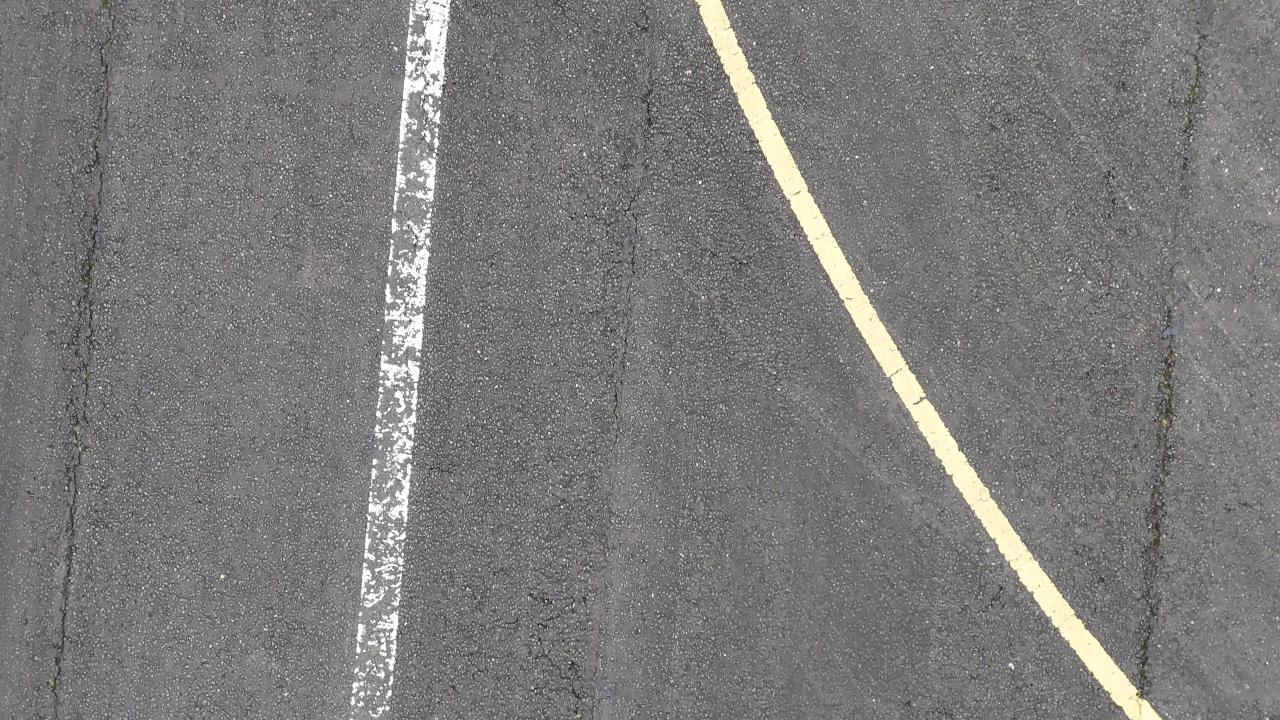
#> input picture frames/frame_000004.jpg, 3840 x 2160 px, found by its file name (shown at 1/3 size)
$ python paper_figures.py
#> lines starting #> are read from the running program, lines starting #| are printed output that depends on the picture; after the words box and inside, x2 and y2 are one past the last pixel; in counts of white or black regions, pixels touching at a corner belong together
### src/marking_detect.py
#!/usr/bin/env python3
"""Line-based painted-marking detector.

Colour alone confuses sunlit grass with faded paint. This isolates markings by
what actually makes them markings: they sit on the grey asphalt, they are
brighter than the asphalt around them, and they form long thin lines rather
than blobs. Run directly to write a quick visual check to /tmp.
"""

import cv2
import numpy as np


def detect_markings(im):
    hsv = cv2.cvtColor(im, cv2.COLOR_BGR2HSV)

    # bright paint: white (low saturation AND much brighter than grey asphalt)
    # OR warm yellow (saturated hue, which grey asphalt never is)
    white = cv2.inRange(hsv, (0, 0, 195), (180, 48, 255))
    yellow = cv2.inRange(hsv, (12, 22, 120), (45, 255, 255))
    paint = cv2.bitwise_or(white, yellow)

    # Dried grass and faded cream paint share almost the same hue, so a plain
    # colour subtraction would also erase the paint. Instead exclude only the
    # large green REGIONS (the verge) — grass is a broad blob, paint is a thin
    # line on asphalt away from it.
    green = cv2.inRange(hsv, (26, 18, 25), (95, 255, 255))
    n, lab, stats, _ = cv2.connectedComponentsWithStats(green, 8)
    verge = np.zeros_like(green)
    for i in range(1, n):
        if stats[i, cv2.CC_STAT_AREA] > 15000:
            verge[lab == i] = 255
    verge = cv2.dilate(verge, np.ones((21, 21), np.uint8))
    paint = cv2.bitwise_and(paint, cv2.bitwise_not(verge))

    paint = cv2.morphologyEx(paint, cv2.MORPH_OPEN, np.ones((3, 3), np.uint8))
    # bridge dash gaps so a broken line reads as one component
    paint = cv2.morphologyEx(paint, cv2.MORPH_CLOSE, np.ones((13, 13), np.uint8))

    # markings are long, elongated lines; grooves are hairline-thin and grass is
    # blobby — keep long, elongated, non-hairline components
    out = np.zeros_like(paint)
    cnts, _ = cv2.findContours(paint, cv2.RETR_EXTERNAL, cv2.CHAIN_APPROX_SIMPLE)
    for c in cnts:
        if cv2.contourArea(c) < 90:
            continue
        (w, h) = cv2.minAreaRect(c)[1]
        lo, hi = min(w, h), max(w, h)
        if lo < 1:
            continue
        if hi / lo >= 2.5 and hi >= 50 and lo >= 5:
            cv2.drawContours(out, [c], -1, 1, -1)

    # the bright concrete shoulder and verge hug the image margin; markings of
    # interest sit on the runway interior, so ignore a thin border
    H, W = out.shape
    bx, by = int(0.05 * W), int(0.03 * H)
    out[:by] = 0; out[-by:] = 0; out[:, :bx] = 0; out[:, -bx:] = 0
    return out > 0


# [20 lines left out: function _test, not called in this run]


# [2 lines that do not run on import are left out]

### src/paper_figures.py
#!/usr/bin/env python3
"""Figures for the runway-screening paper: three detection examples + the
system architecture. Outputs PNGs under reports/paper_figures/."""

from pathlib import Path

import cv2
import numpy as np
import matplotlib
matplotlib.use("Agg")
import matplotlib.pyplot as plt
from matplotlib.patches import FancyBboxPatch, FancyArrowPatch

OUT = Path("reports/paper_figures")
OUT.mkdir(parents=True, exist_ok=True)
INK = "#1f2a33"

GREEN = ((40, 30, 25), (95, 255, 255))
WHITE = ((0, 0, 225), (180, 28, 255))
YELLOW = ((18, 60, 120), (38, 255, 255))


def hsv_mask(im, lo, hi):
    m = cv2.inRange(cv2.cvtColor(im, cv2.COLOR_BGR2HSV), lo, hi)
    return cv2.morphologyEx(m, cv2.MORPH_OPEN, np.ones((5, 5), np.uint8)) > 0


def panel(im, w=720):
    h = int(im.shape[0] * w / im.shape[1])
    im = cv2.resize(im, (w, h))
    bar = np.full((30, w, 3), 28, np.uint8)
    return np.vstack([bar, im]), bar  # caption bar is the top strip


def label(tile, text):
    cv2.putText(tile, text, (10, 21), cv2.FONT_HERSHEY_SIMPLEX, 0.6,
                (255, 255, 255), 1, cv2.LINE_AA)
    return tile


def side_by_side(left, right, name):
    h = max(left.shape[0], right.shape[0])
    def pad(t):
        return cv2.copyMakeBorder(t, 0, h - t.shape[0], 0, 0,
                                  cv2.BORDER_CONSTANT, value=(255, 255, 255))
    gap = np.full((h, 8, 3), 255, np.uint8)
    cv2.imwrite(str(OUT / name), np.hstack([pad(left), gap, pad(right)]),
                [cv2.IMWRITE_JPEG_QUALITY, 92])


def crack_figure():
    src = cv2.imread("frames/frame_000004.jpg")
#> src is the input picture: shape (2160, 3840, 3); mean B, G, R 122.7, 123.3, 124.7
    ov = cv2.imread("reports/runway_defects_full/overlays/frame_000004.jpg")
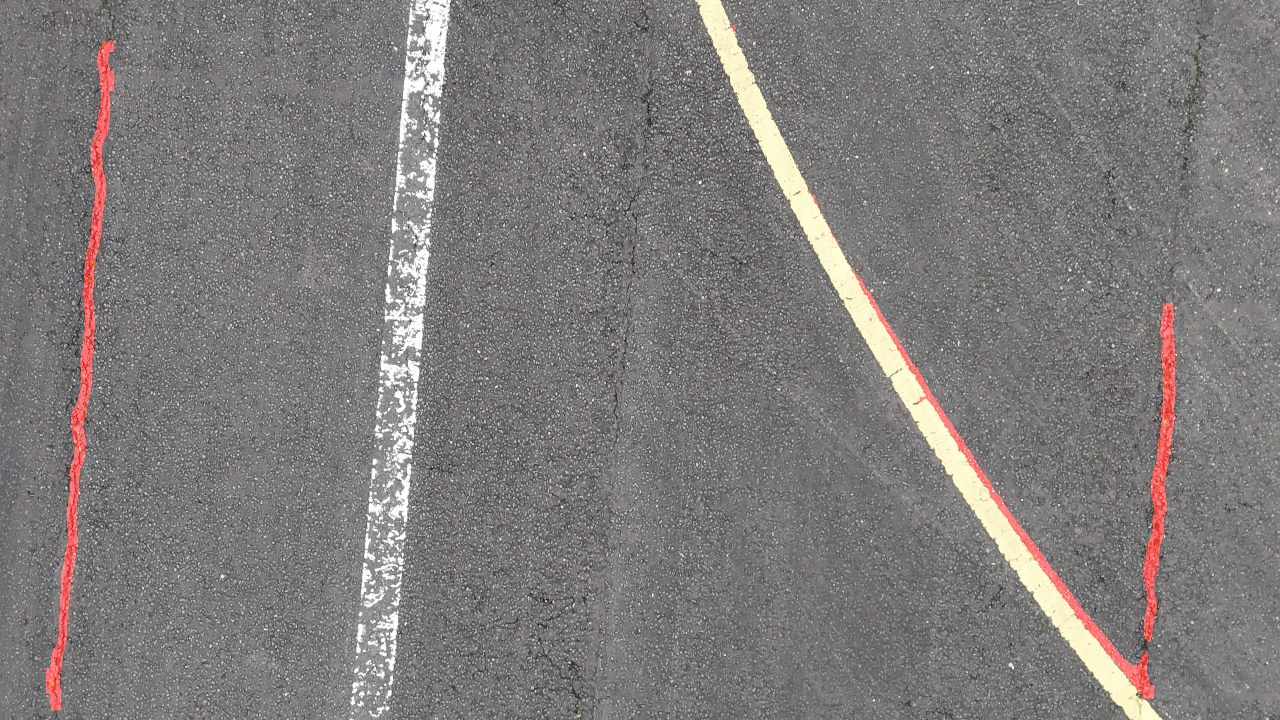
#> input picture reports/runway_defects_full/overlays/frame_000004.jpg, 3840 x 2160 px, found by its file name (shown at 1/3 size)
#> ov is the input picture: shape (2160, 3840, 3); mean B, G, R 122.6, 123.3, 127.1
    a, _ = panel(src); a = label(a, "(a) source frame")
    b, _ = panel(ov);  b = label(b, "(b) crack segmentation (red = crack)")
    side_by_side(a, b, "fig_crack.png")


def vegetation_figure():
    src = cv2.imread("frames/frame_000189.jpg")
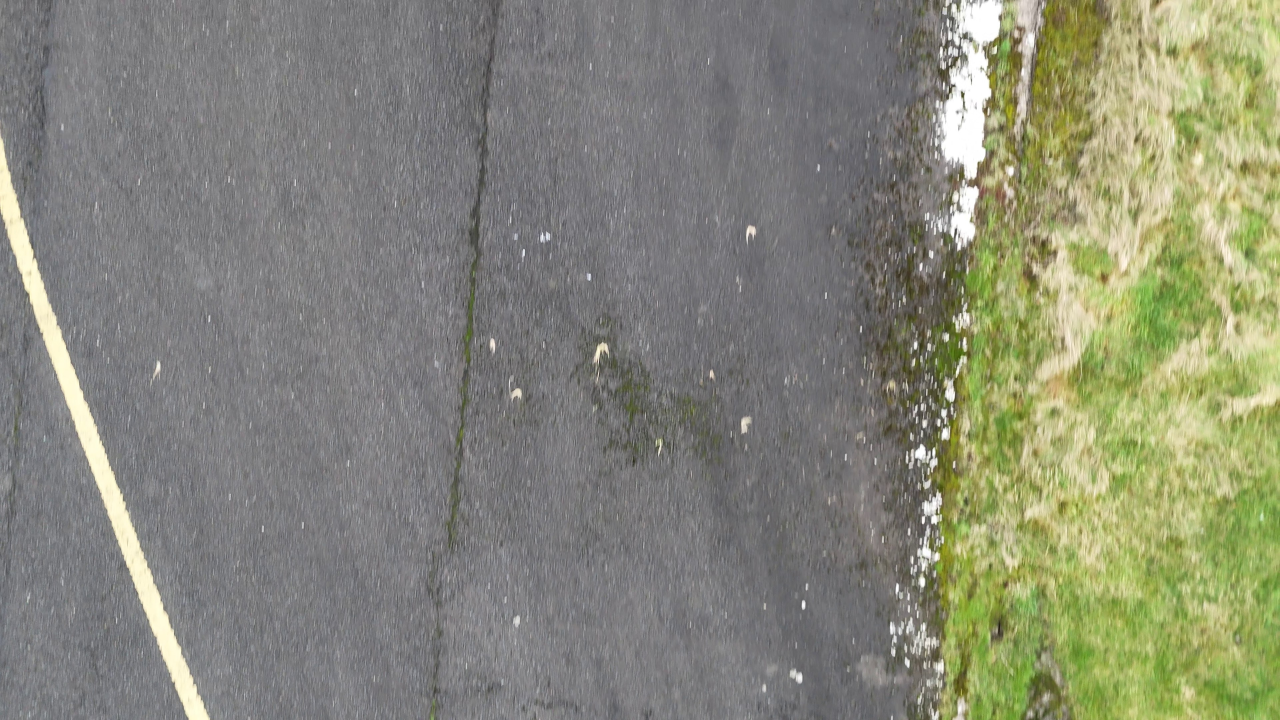
#> input picture frames/frame_000189.jpg, 3840 x 2160 px, found by its file name (shown at 1/3 size)
#> src is the input picture: shape (2160, 3840, 3); mean B, G, R 120, 136, 134.9
    m = hsv_mask(src, *GREEN)
#> in hsv_mask, `m = cv2.inRange(cv2.cvtColor(im, cv2.COLOR_BGR2HSV), lo, hi)`: m: shape (2160, 3840); 2% white; 419 white regions (230 under 20 px), largest, box (x1, y1, x2, y2) and area: (3376, 822, 3604, 1128) 27913, (2910, 1892, 3126, 2160) 23283, (3612, 1992, 3840, 2160) 18819
#> in hsv_mask, `return cv2.morphologyEx(m, cv2.MORPH_OPEN, np.ones((5, 5), np.uint8)) ..`: returned value: shape (2160, 3840) bool; 1.9% white; 161 white regions, largest, box (x1, y1, x2, y2) and area: (3377, 823, 3602, 1128) 27612, (2911, 1895, 3119, 2160) 20993, (3613, 1996, 3840, 2160) 18581
    ov = src.copy(); ov[m] = (0, 230, 0)
    ov = cv2.addWeighted(src, 0.45, ov, 0.55, 0)
    a, _ = panel(src); a = label(a, "(a) source frame")
    b, _ = panel(ov);  b = label(b, "(b) vegetation (green = grass in joints)")
    side_by_side(a, b, "fig_vegetation.png")


def marking_figure():
    from marking_detect import detect_markings
    src = cv2.imread("frames/frame_000188.jpg")
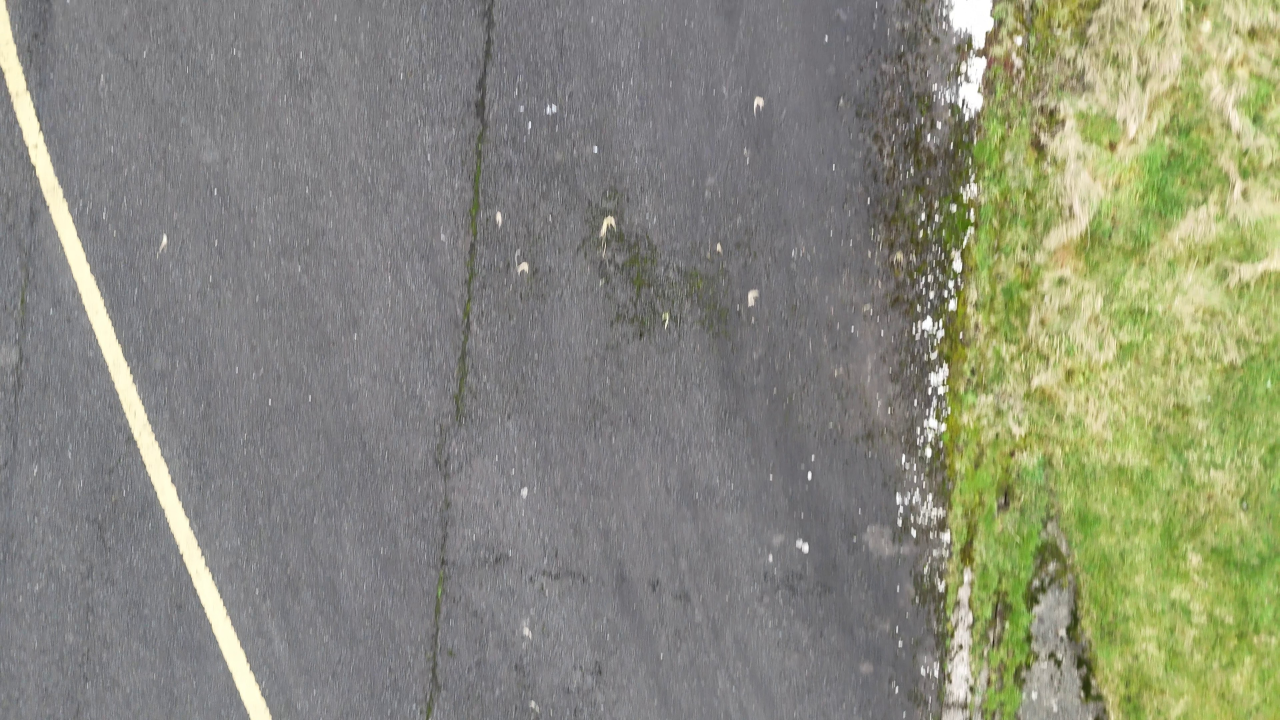
#> input picture frames/frame_000188.jpg, 3840 x 2160 px, found by its file name (shown at 1/3 size)
#> src is the input picture: shape (2160, 3840, 3); mean B, G, R 122.6, 138.9, 137.3
    m = detect_markings(src)
#> in detect_markings, `hsv = cv2.cvtColor(im, cv2.COLOR_BGR2HSV)`: hsv: shape (2160, 3840, 3); mean H, S, V 88.1, 33.3, 141.7
#> in detect_markings, `white = cv2.inRange(hsv, (0, 0, 195), (180, 48, 255))`: white: shape (2160, 3840); 3% white; 842 white regions (429 under 20 px), largest, box (x1, y1, x2, y2) and area: (0, 0, 815, 2160) 124798, (2845, 1705, 2922, 2109) 14795, (2847, 0, 2982, 152) 13739
#> in detect_markings, `yellow = cv2.inRange(hsv, (12, 22, 120), (45, 255, 255))`: yellow: shape (2160, 3840); 26.1% white; 1487 white regions (1129 under 20 px), largest, box (x1, y1, x2, y2) and area: (2754, 0, 3840, 2160) 1974493, (0, 0, 816, 2160) 138298, (2847, 610, 2891, 835) 2413
#> in detect_markings, `paint = cv2.bitwise_or(white, yellow)`: paint: shape (2160, 3840); 27% white; 1616 white regions (1139 under 20 px), largest, box (x1, y1, x2, y2) and area: (2748, 0, 3840, 2160) 2025843, (0, 0, 816, 2160) 138453, (2847, 610, 2891, 835) 3808
#> in detect_markings, `green = cv2.inRange(hsv, (26, 18, 25), (95, 255, 255))`: green: shape (2160, 3840); 25.5% white; 1232 white regions (916 under 20 px), largest, box (x1, y1, x2, y2) and area: (2672, 0, 3840, 2160) 1927675, (460, 1398, 808, 2160) 36614, (164, 562, 396, 1228) 26046
#> in detect_markings, `n, lab, stats, _ = cv2.connectedComponentsWithStats(green, 8)`:
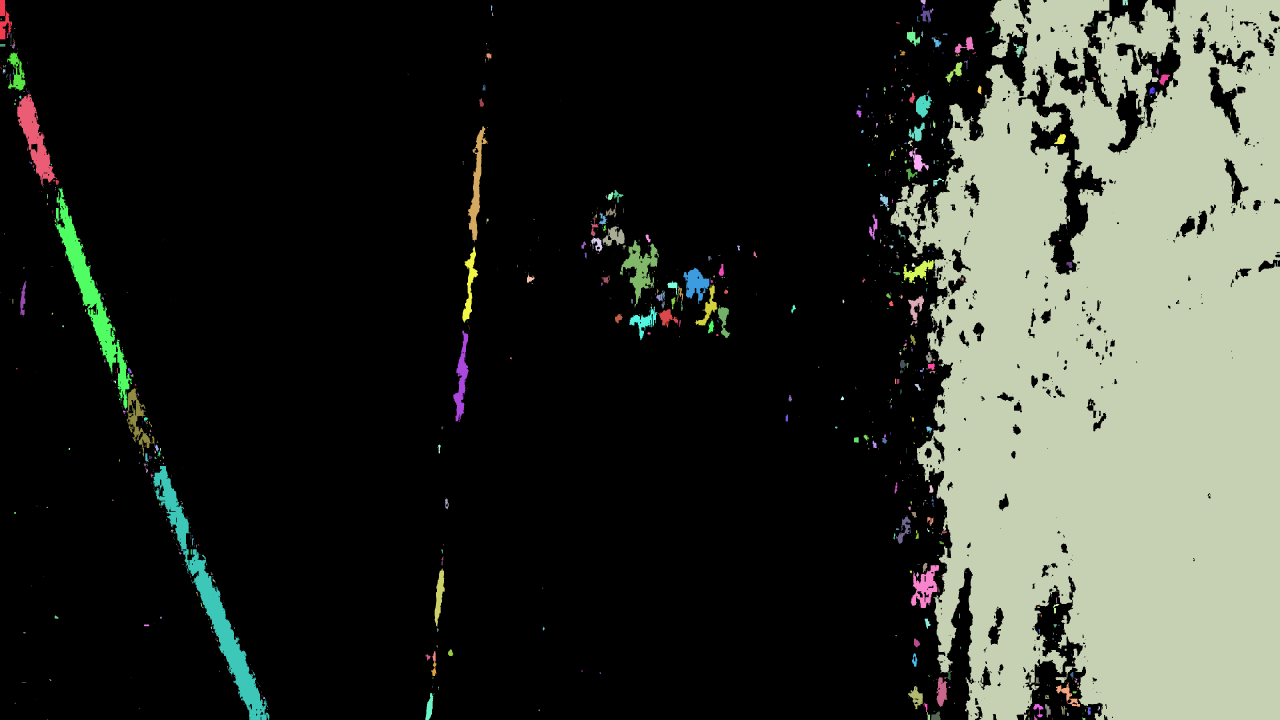
#> lab: shape (2160, 3840) int32 (shown at 1/3 size); 1233 distinct labels, from 0 to 1232; one colour per label, 0 black
#> in detect_markings, `n, lab, stats, _ = cv2.connectedComponentsWithStats(green, 8)`: n = 1233; stats = 1233 rows, first 6: [0, 0, 3840, 2160, 6179486], [0, 0, 36, 118, 2151], [2762, 0, 15, 14, 150], [2672, 0, 1168, 2160, 1927675], [3073, 0, 1, 5, 5], [3368, 0, 16, 17, 228]
#> in detect_markings, `verge = cv2.dilate(verge, np.ones((21, 21), np.uint8))`: verge: shape (2160, 3840); 27.2% white; 3 white regions, box (x1, y1, x2, y2) and area: (2662, 0, 3840, 2160) 2144014, (450, 1388, 818, 2160) 63406, (154, 552, 406, 1238) 49141
#> in detect_markings, `paint = cv2.bitwise_and(paint, cv2.bitwise_not(verge))`: paint: shape (2160, 3840); 2.2% white; 1361 white regions (931 under 20 px), largest, box (x1, y1, x2, y2) and area: (0, 0, 177, 662) 33234, (2844, 0, 2990, 346) 26016, (2824, 1766, 2907, 2160) 13538
#> in detect_markings, `paint = cv2.morphologyEx(paint, cv2.MORPH_OPEN, np.ones((3, 3), np.uin..`: paint: shape (2160, 3840); 2% white; 573 white regions (195 under 20 px), largest, box (x1, y1, x2, y2) and area: (0, 0, 177, 661) 33144, (2847, 0, 2987, 338) 24600, (373, 1155, 497, 1431) 13356
#> in detect_markings, `paint = cv2.morphologyEx(paint, cv2.MORPH_CLOSE, np.ones((13, 13), np...`: paint: shape (2160, 3840); 2.4% white; 232 white regions (56 under 20 px)
#> in detect_markings, `cnts, _ = cv2.findContours(paint, cv2.RETR_EXTERNAL, cv2.CHAIN_APPROX_..`: cnts = 232 contours, 73 with area under 20; largest, box (x1, y1, x2, y2) and area: (2790, 0, 2990, 400) 37627, (0, 0, 177, 661) 32612, (2763, 1770, 2907, 2160) 15368, (2689, 1454, 2841, 1772) 14884, (373, 1155, 497, 1431) 13044
#> the loop in detect_markings, `for c in cnts:` made 232 passes
#> (w, h, lo, hi) on passes 4 to 6: (7, 18, 7, 18), (37, 41, 37, 41), (17, 10, 10, 17)
#> after the loop in detect_markings, `for c in cnts:`: out: shape (2160, 3840); values 0 (black) and 1 (white), 1.1% white; 16 white regions, largest, box (x1, y1, x2, y2) and area: (0, 0, 177, 661) 33315, (2763, 1770, 2907, 2160) 16033, (373, 1155, 497, 1431) 13369
#> in detect_markings, `out[:, :bx] = 0`: out: shape (2160, 3840); values 0 (black) and 1 (white), 0.61% white; 15 white regions, largest, box (x1, y1, x2, y2) and area: (373, 1155, 497, 1431) 13369, (2763, 1770, 2907, 2096) 11624, (3162, 524, 3293, 808) 8056
    ov = src.copy(); ov[m] = (255, 0, 255)
    ov = cv2.addWeighted(src, 0.45, ov, 0.55, 0)
    a, _ = panel(src); a = label(a, "(a) source frame")
    b, _ = panel(ov);  b = label(b, "(b) painted markings (magenta) — verge grass ignored")
    side_by_side(a, b, "fig_marking.png")


def architecture_figure():
    fig = plt.figure(figsize=(11.5, 6.2)); ax = fig.add_axes([0, 0, 1, 1])
    ax.set_xlim(0, 100); ax.set_ylim(0, 56); ax.axis("off")

    def box(x, y, w, h, title, sub, fc):
        ax.add_patch(FancyBboxPatch((x, y), w, h,
                     boxstyle="round,pad=0.4,rounding_size=1.2",
                     lw=1.2, edgecolor="#34495e", facecolor=fc))
        ax.text(x + w / 2, y + h - 2.6, title, ha="center", va="top",
                fontsize=9.5, fontweight="bold", color=INK)
        ax.text(x + w / 2, y + h - 6.0, sub, ha="center", va="top",
                fontsize=7.6, color="#3b4a55")

    def arrow(x1, y1, x2, y2):
        ax.add_patch(FancyArrowPatch((x1, y1), (x2, y2), arrowstyle="-|>",
                     mutation_scale=13, lw=1.4, color="#7f8c8d"))

    ax.text(50, 54.5, "Figure 1.  Runway surface-assessment architecture",
            ha="center", fontsize=11, fontweight="bold", color=INK)

    # acquisition
    box(2, 23, 17, 11, "Low-altitude\nUAV survey",
        "single pass\n5 fps · ~1.25 mm/px\n274 frames", "#fdebd0")
    # three detection tracks
    box(27, 40, 26, 12, "Crack segmentation",
        "crack-specialised CNN\n→ instance masks\n→ skeleton, length, type", "#f5b7b1")
    box(27, 22.5, 26, 12, "Vegetation",
        "HSV colour separation\n(green vs grey asphalt)\n→ coverage", "#abebc6")
    box(27, 5, 26, 12, "Painted markings",
        "HSV white/yellow\nthreshold\n→ marking extent", "#fbe7a2")
    arrow(19, 28.5, 27, 46); arrow(19, 28.5, 27, 28.5); arrow(19, 28.5, 27, 11)

    # spatial referencing
    box(60, 31.5, 17, 12, "Spatial\nreferencing",
        "frame-to-frame\nregistration →\nchainage (m)", "#aed6f1")
    arrow(53, 46, 60, 40); arrow(53, 28.5, 60, 36); arrow(53, 11, 60, 33)

    # aggregation + reporting
    box(82, 28, 16, 13, "Condition\nsynthesis",
        "density · hot zones\ndistress inventory\nASTM D5340 frame", "#d7dbdd")
    arrow(77, 37, 82, 35)
    box(82, 9, 16, 11, "Inspection\nreport", "located, prioritised\nfindings", "#e8daef")
    arrow(90, 28, 90, 20)

    fig.savefig(OUT / "fig_architecture.png", dpi=150, facecolor="white")
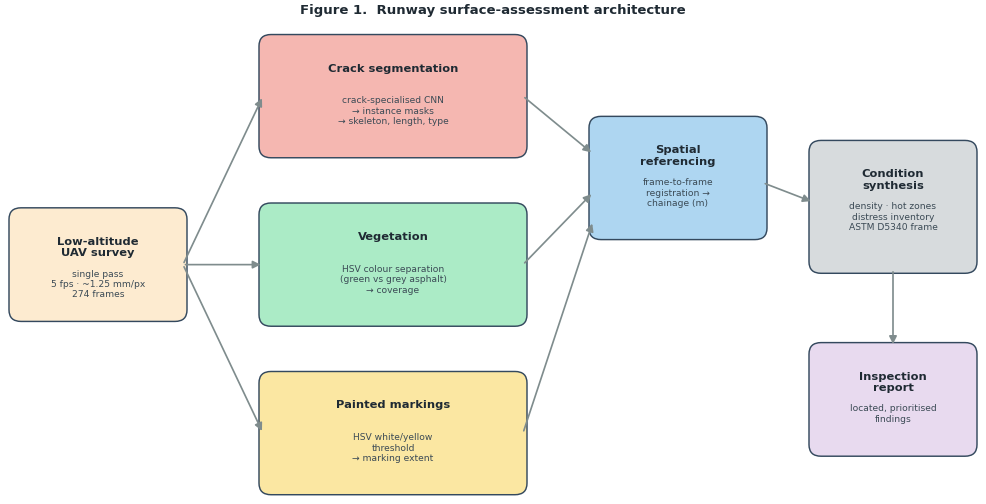
#> figure drawn by matplotlib, 1 panel
    plt.close(fig)


if __name__ == "__main__":
    crack_figure()
    vegetation_figure()
    marking_figure()
    architecture_figure()
    print("figures ->", sorted(p.name for p in OUT.glob("*.png")))
